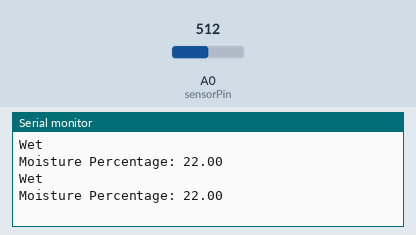
The sketch below on a simulated Arduino Uno, built with avr-gcc and run on an emulated ATmega328P. On the bench: the last lines printed to the serial monitor. Inputs (shaded band) come from the test bench; at power-on: A0 (sensorPin) = 512.

Above: at 1.8 s.
1.9 s: A0 (sensorPin) set to 716
At 2.8 s:
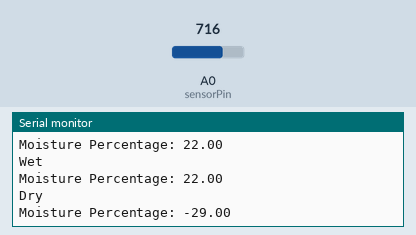
4.5 s: A0 (sensorPin) set to 900
At 5.8 s:
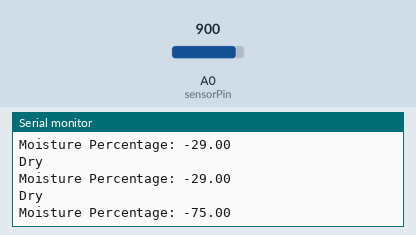
Timing chart, 0 to 7.5 s (numbered marks = the images above; inputs shaded):
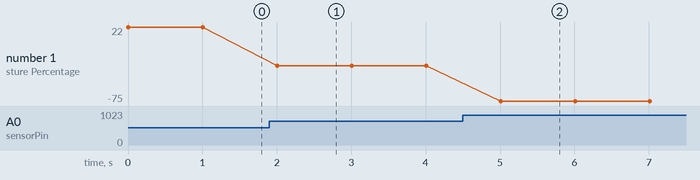

The sketch:

Sensors.ino
```cpp
int sensorPin = A0;
int sensorValue = 0;

int wet = 200;
int dry = 600;


void setup() {
  Serial.begin(9600);
}

void loop() {

  sensorValue = analogRead(sensorPin);

  float percentage = map(sensorValue, dry, wet, 0, 100);

  if(percentage < 20) {
    Serial.println("Dry\n");

  } else {
    Serial.println("Wet\n");
  }

  Serial.print("Moisture Percentage: ");
  Serial.println(percentage);

  delay(1000);

}
```

Measured:
- after the input at 1.9 s, the serial monitor: prints a new line after 0.10 s (image 1)
- after the input at 4.5 s, the serial monitor: prints a new line after 0.51 s (image 2)
- plotted number 1: 22 → -29 after the input at 1.9 s, -29 → -75 after the input at 4.5 s
